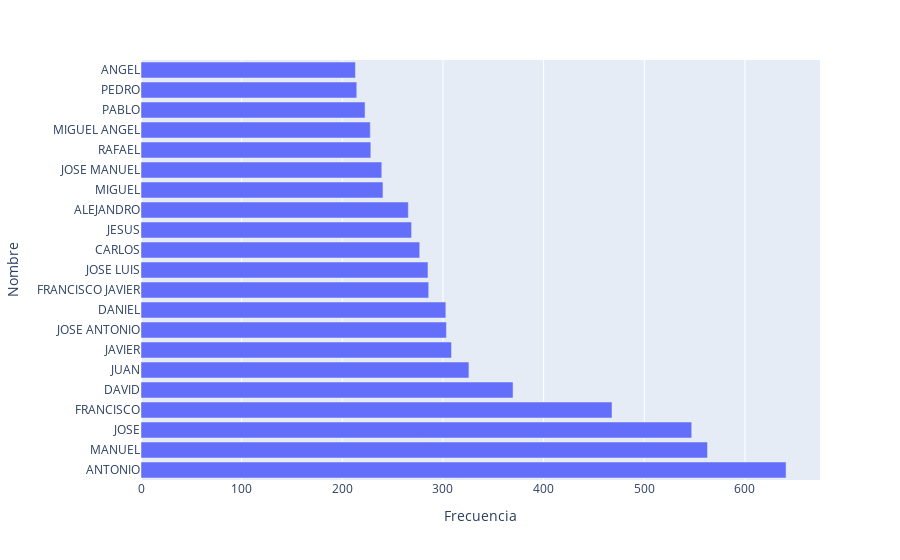

Notebook code for this chart:
### Code cell
fig_H = px.bar(nomb_frec_H,x='Frecuencia',y='Nombre')
fig_H.show()

### Figure 1 — Plotly figure (JSON) as saved in the notebook; plotly's stock layout.template omitted (floating-point values rounded to 4 significant figures)
{"data": [{"alignmentgroup": "True", "hovertemplate": "Frecuencia=%{x}<br>Nombre=%{y}<extra></extra>", "legendgroup": "", "marker": {"color": "#636efa", "pattern": {"shape": ""}}, "name": "", "offsetgroup": "", "orientation": "h", "showlegend": false, "textposition": "auto", "type": "bar", "x": [640.9, 562.8, 547.1, 467.9, 369.6, 325.8, 308.5, 303.4, 302.9, 285.9, 285.1, 276.9, 268.8, 265.6, 240.4, 239.2, 228.3, 227.8, 222.6, 214.4, 213.0], "xaxis": "x", "y": ["ANTONIO", "MANUEL", "JOSE", "FRANCISCO", "DAVID", "JUAN", "JAVIER", "JOSE ANTONIO", "DANIEL", "FRANCISCO JAVIER", "JOSE LUIS", "CARLOS", "JESUS", "ALEJANDRO", "MIGUEL", "JOSE MANUEL", "RAFAEL", "MIGUEL ANGEL", "PABLO", "PEDRO", "ANGEL"], "yaxis": "y"}], "layout": {"barmode": "relative", "legend": {"tracegroupgap": 0}, "margin": {"t": 60}, "xaxis": {"anchor": "y", "domain": [0, 1], "title": {"text": "Frecuencia"}}, "yaxis": {"anchor": "x", "domain": [0, 1], "title": {"text": "Nombre"}}}}
